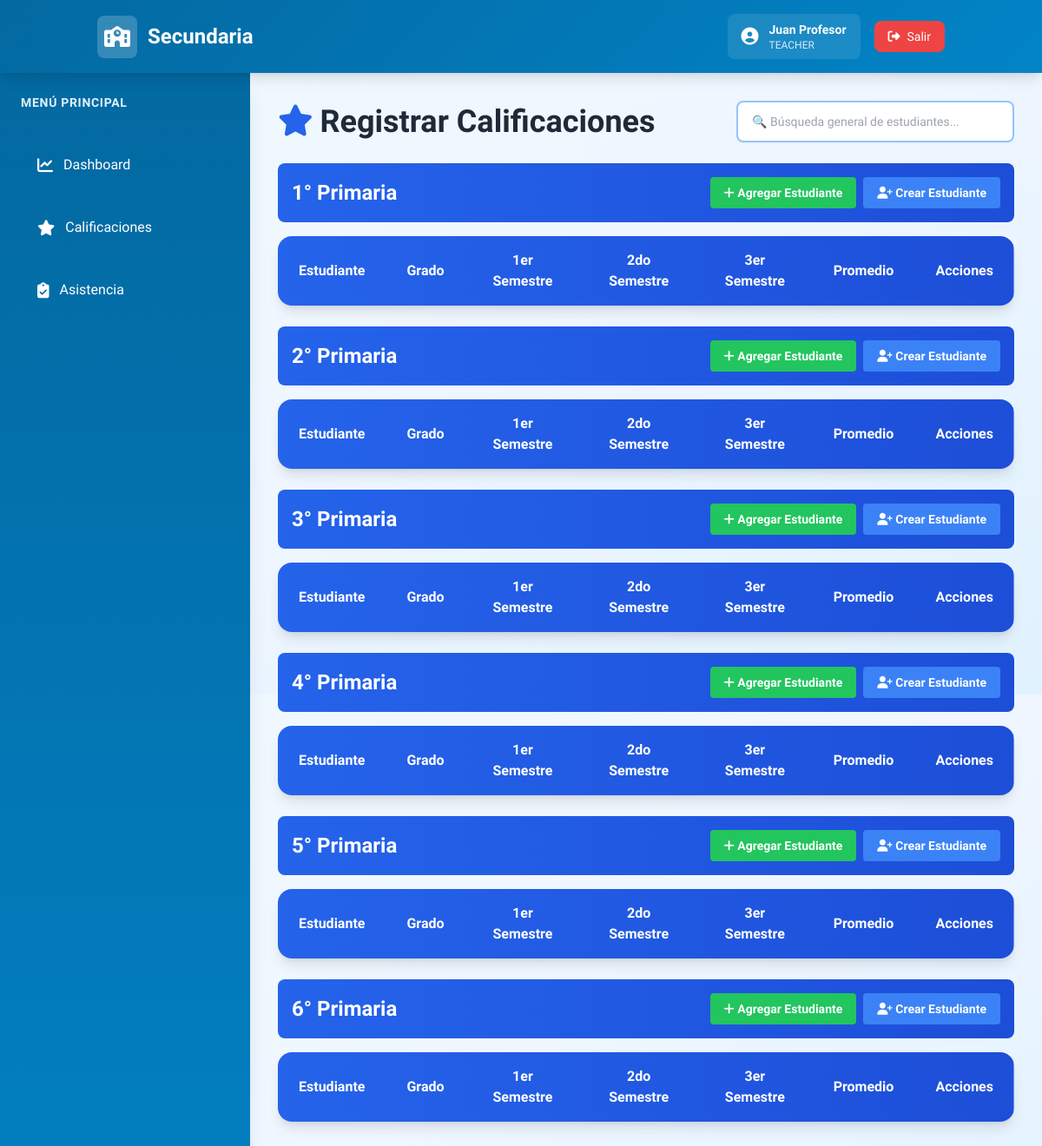
The page /teacher/grades (signed in) on the database its author committed.
### models.py (models this page shows)
class User(UserMixin, db.Model):
    __tablename__ = 'users'
    id = db.Column(db.String(36), primary_key=True, default=lambda: str(uuid.uuid4()))
    email = db.Column(db.String(255), unique=True, nullable=False)
    password = db.Column(db.String(255), nullable=False)
    name = db.Column(db.String(255), nullable=False)
    role = db.Column(db.String(20), nullable=False)
    created_at = db.Column(db.DateTime, default=datetime.utcnow)

class Grade(db.Model):
    __tablename__ = 'grades'
    id = db.Column(db.String(36), primary_key=True, default=lambda: str(uuid.uuid4()))
    name = db.Column(db.String(50), unique=True, nullable=False)
    level = db.Column(db.Integer)
    max_students = db.Column(db.Integer, default=40)
    created_at = db.Column(db.DateTime, default=datetime.utcnow)

### routes.py (the view, shortened to what this page needs)
@app.route('/teacher/grades', methods=['GET', 'POST'])
@login_required
def teacher_grades():
    if current_user.role != 'teacher':
        flash('Acceso denegado', 'error')
        return redirect(url_for('dashboard'))
    teacher = Teacher.query.filter_by(user_id=current_user.id).first()
    if not teacher:
        flash('Profesor no encontrado', 'error')
        return redirect(url_for('dashboard'))
    all_grades = Grade.query.order_by(Grade.level).all()
    grades_data = {}
    for grade in all_grades:
        students_in_grade = Student.query.filter_by(grade_id=grade.id).all()
        students_with_scores = []
        for student in students_in_grade:
            enrollment = Enrollment.query.filter_by(student_id=student.id, teacher_id=teacher.id).first()
        grades_data[grade.id] = {
            'grade': grade,
            'students_with_scores': students_with_scores
        }
    return render_template('teacher_grades.html', grades_data=grades_data, all_grades=all_grades, all_subjects=Subject.query.all())

### app.py (called while the page is built)
@login_manager.user_loader
def load_user(user_id):
    try:
        return User.query.get(user_id)
    except Exception as e:
        print(f"Error loading user: {e}")
        return None

### templates/teacher_grades.html (shortened to what this page needs)
{% extends "base.html" %}
{% block content %}
<div class="space-y-6">
    <div class="flex justify-between items-center">
        <h1 class="text-4xl font-bold text-gray-800"><i class="fas fa-star text-blue-600 mr-2"></i>Registrar Calificaciones</h1>
        <div class="w-80">
            <input type="text" placeholder="🔍 Búsqueda general de estudiantes..." id="global-search" class="w-full px-4 py-3 rounded-lg border-2 border-blue-300 text-gray-800 text-sm focus:outline-none focus:border-blue-600 shadow-sm">
        </div>
    </div>
    {% if grades_data %}
        {% for grade_id, data in grades_data.items() %}
        <div class="space-y-4">
            <div class="bg-gradient-to-r from-blue-600 to-blue-700 text-white p-4 rounded-lg flex justify-between items-center">
                <h2 class="text-2xl font-bold">{{ data.grade.name }}</h2>
                <div class="flex gap-2">
                    <button type="button" class="add-student-btn bg-green-500 hover:bg-green-600 text-white px-4 py-2 rounded text-sm font-bold" data-grade-id="{{ grade_id }}">
                        <i class="fas fa-plus"></i> Agregar Estudiante
                    </button>
                    <button type="button" class="add-new-student-btn bg-blue-500 hover:bg-blue-600 text-white px-4 py-2 rounded text-sm font-bold" data-grade-id="{{ grade_id }}">
                        <i class="fas fa-user-plus"></i> Crear Estudiante
                    </button>
                </div>
            </div>
            <div class="bg-white rounded-2xl shadow-lg overflow-hidden">
                <table class="w-full">
                    <thead class="bg-gradient-to-r from-blue-600 to-blue-700 text-white">
                        <tr>
                            <th class="px-6 py-4 text-left">Estudiante</th>
                            <th class="px-6 py-4 text-left">Grado</th>
                            <th class="px-6 py-4 text-center">1er Semestre</th>
                            <th class="px-6 py-4 text-center">2do Semestre</th>
                            <th class="px-6 py-4 text-center">3er Semestre</th>
                            <th class="px-6 py-4 text-center">Promedio</th>
                            <th class="px-6 py-4 text-center">Acciones</th>
                        </tr>
                    </thead>
                </table>
            </div>
        </div>
        {% endfor %}
    {% else %}
    <div class="bg-yellow-100 border-l-4 border-yellow-500 text-yellow-700 p-4 rounded">
        <p class="font-semibold">No hay cursos asignados</p>
        <p class="text-sm">Solicita al administrador que te asigne cursos para registrar calificaciones.</p>
    </div>
    {% endif %}
</div>
{% endblock %}

### templates/base.html (shortened to what this page needs)
<!DOCTYPE html>
<html lang="es">
<head>
    <script src="https://cdn.tailwindcss.com"></script>
    <link rel="stylesheet" href="https://cdnjs.cloudflare.com/ajax/libs/font-awesome/6.4.0/css/all.min.css">
</head>
<body class="bg-gradient-to-br from-sky-50 via-blue-50 to-sky-100 text-gray-800 min-h-screen">
    <nav class="gradient-header text-white shadow-lg sticky top-0 z-50">
        <div class="container mx-auto px-6 py-4 flex justify-between items-center">
            <div class="text-2xl font-bold flex items-center gap-3">
                <div class="bg-white bg-opacity-20 p-2 rounded-lg">
                    <i class="fas fa-school text-2xl"></i>
                </div>
                <span>Secundaria</span>
            </div>
            <div class="flex gap-4 items-center">
                {% if current_user.is_authenticated %}
                <a href="{{ url_for('my_profile') }}" class="flex items-center gap-3 bg-white bg-opacity-10 px-4 py-2 rounded-lg hover:bg-opacity-20 transition cursor-pointer">
                    <i class="fas fa-user-circle text-xl"></i>
                    <div class="text-sm">
                        <div class="font-semibold">{{ current_user.name }}</div>
                        <div class="text-xs text-blue-100 uppercase font-medium">{{ current_user.role }}</div>
                    </div>
                </a>
                <a href="{{ url_for('logout') }}" class="bg-red-500 hover:bg-red-600 px-4 py-2 rounded-lg transition font-medium text-sm flex items-center gap-2">
                    <i class="fas fa-sign-out-alt"></i> Salir
                </a>
                {% endif %}
            </div>
        </div>
    </nav>
    {% if current_user.is_authenticated %}
    <div class="flex">
        <aside class="w-72 bg-gradient-to-b from-sky-700 to-sky-600 text-white min-h-screen p-6 shadow-xl">
            <div class="mb-8">
                <h2 class="text-sm font-bold uppercase tracking-wider text-sky-100 mb-4">Menú Principal</h2>
            </div>
            <ul class="space-y-3">
                <li>
                    <a href="{{ url_for('dashboard') }}" class="sidebar-item block p-4 rounded-lg hover:bg-sky-500 transition flex items-center gap-3 font-medium">
                        <i class="fas fa-chart-line text-lg"></i>
                        <span>Dashboard</span>
                    </a>
                </li>
                {% if current_user.role == 'admin' %}
                <li>
                    <a href="{{ url_for('students') }}" class="sidebar-item block p-4 rounded-lg hover:bg-sky-500 transition flex items-center gap-3 font-medium">
                        <i class="fas fa-users text-lg"></i>
                        <span>Estudiantes</span>
                    </a>
                </li>
                <li>
                    <a href="{{ url_for('teachers') }}" class="sidebar-item block p-4 rounded-lg hover:bg-sky-500 transition flex items-center gap-3 font-medium">
                        <i class="fas fa-chalkboard-user text-lg"></i>
                        <span>Profesores</span>
                    </a>
                </li>
                <li>
                    <a href="{{ url_for('grades') }}" class="sidebar-item block p-4 rounded-lg hover:bg-sky-500 transition flex items-center gap-3 font-medium">
                        <i class="fas fa-layer-group text-lg"></i>
                        <span>Grados</span>
                    </a>
                </li>
                <li>
                    <a href="{{ url_for('view_schedule') }}" class="sidebar-item block p-4 rounded-lg hover:bg-sky-500 transition flex items-center gap-3 font-medium">
                        <i class="fas fa-calendar-alt text-lg"></i>
                        <span>Horarios</span>
                    </a>
                </li>
                <li>
                    <a href="{{ url_for('admin_all_grades') }}" class="sidebar-item block p-4 rounded-lg hover:bg-sky-500 transition flex items-center gap-3 font-medium">
                        <i class="fas fa-star text-lg"></i>
                        <span>Calificaciones</span>
                    </a>
                </li>
                <li>
                    <a href="{{ url_for('admin_credentials') }}" class="sidebar-item block p-4 rounded-lg hover:bg-sky-500 transition flex items-center gap-3 font-medium">
                        <i class="fas fa-key text-lg"></i>
                        <span>Credenciales Estudiantes</span>
                    </a>
                </li>
                <li>
                    <a href="{{ url_for('admin_teacher_credentials') }}" class="sidebar-item block p-4 rounded-lg hover:bg-sky-500 transition flex items-center gap-3 font-medium">
                        <i class="fas fa-key text-lg"></i>
                        <span>Credenciales Profesores</span>
                    </a>
                </li>
                {% elif current_user.role == 'teacher' %}
                <li>
                    <a href="{{ url_for('teacher_grades') }}" class="sidebar-item block p-4 rounded-lg hover:bg-sky-500 transition flex items-center gap-3 font-medium">
                        <i class="fas fa-star text-lg"></i>
                        <span>Calificaciones</span>
                    </a>
                </li>
                <li>
                    <a href="{{ url_for('teacher_attendance') }}" class="sidebar-item block p-4 rounded-lg hover:bg-sky-500 transition flex items-center gap-3 font-medium">
                        <i class="fas fa-clipboard-check text-lg"></i>
                        <span>Asistencia</span>
                    </a>
                </li>
                {% endif %}
            </ul>
        </aside>
        <main class="flex-1 p-8 fade-in">
    {% else %}
    <main class="flex justify-center items-center min-h-screen">
    {% endif %}
            {% block content %}{% endblock %}
        </main>
    {% if current_user.is_authenticated %}</div>{% endif %}
</body>
</html>

### templates/base.html (style rules this page uses)
* { font-family: 'Plus Jakarta Sans', sans-serif; }
.gradient-header { background: linear-gradient(135deg, #0369a1 0%, #0284c7 100%); }
.sidebar-item { transition: all 0.3s ease; border-left: 3px solid transparent; }
.fade-in { animation: fadeIn 0.5s ease-in; }

### rows shown on the page
User: name "Juan Profesor", role "TEACHER"
Grade: grade.name "1° Primaria"
Grade: grade.name "2° Primaria"
Grade: grade.name "3° Primaria"
Grade: grade.name "4° Primaria"
Grade: grade.name "5° Primaria"
Grade: grade.name "6° Primaria"
